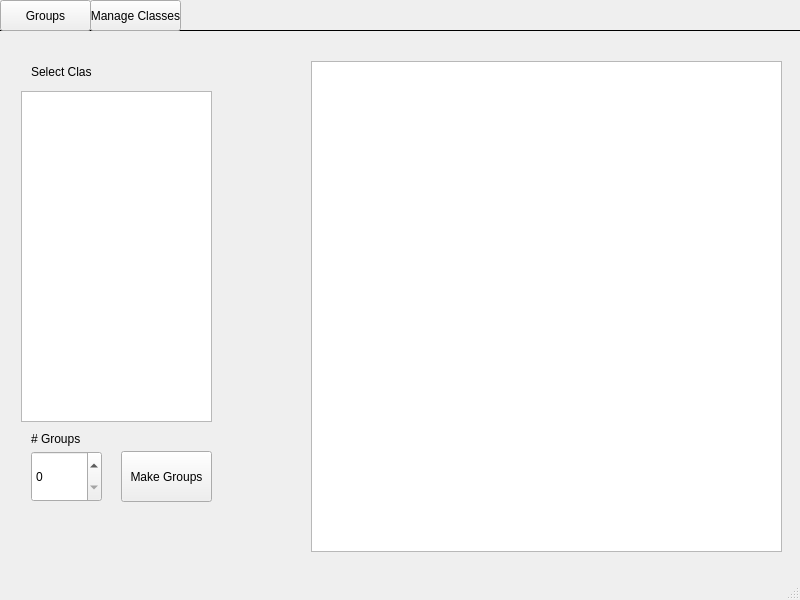
<?xml version="1.0" encoding="UTF-8"?>
<ui version="4.0">
 <class>MainWindow</class>
 <widget class="QMainWindow" name="MainWindow">
  <property name="geometry">
   <rect>
    <x>0</x>
    <y>0</y>
    <width>800</width>
    <height>600</height>
   </rect>
  </property>
  <property name="windowTitle">
   <string>MainWindow</string>
  </property>
  <widget class="QWidget" name="centralwidget">
   <widget class="QStackedWidget" name="stackedWidget">
    <property name="geometry">
     <rect>
      <x>-10</x>
      <y>30</y>
      <width>811</width>
      <height>551</height>
     </rect>
    </property>
    <property name="frameShape">
     <enum>QFrame::Box</enum>
    </property>
    <property name="currentIndex">
     <number>1</number>
    </property>
    <widget class="QWidget" name="page">
     <widget class="QTextEdit" name="inputText_txt">
      <property name="geometry">
       <rect>
        <x>501</x>
        <y>80</y>
        <width>281</width>
        <height>331</height>
       </rect>
      </property>
     </widget>
     <widget class="QPushButton" name="clear_btn">
      <property name="geometry">
       <rect>
        <x>501</x>
        <y>50</y>
        <width>80</width>
        <height>24</height>
       </rect>
      </property>
      <property name="text">
       <string>Clear</string>
      </property>
     </widget>
     <widget class="QPushButton" name="enter_btn">
      <property name="geometry">
       <rect>
        <x>660</x>
        <y>50</y>
        <width>121</width>
        <height>24</height>
       </rect>
      </property>
      <property name="text">
       <string>Strip Formatting</string>
      </property>
     </widget>
     <widget class="QPushButton" name="save_btn">
      <property name="geometry">
       <rect>
        <x>660</x>
        <y>420</y>
        <width>121</width>
        <height>24</height>
       </rect>
      </property>
      <property name="text">
       <string>Save New Class</string>
      </property>
     </widget>
     <widget class="QLineEdit" name="className_txt">
      <property name="geometry">
       <rect>
        <x>501</x>
        <y>420</y>
        <width>141</width>
        <height>24</height>
       </rect>
      </property>
     </widget>
     <widget class="QListWidget" name="classes_list_2">
      <property name="geometry">
       <rect>
        <x>40</x>
        <y>80</y>
        <width>191</width>
        <height>331</height>
       </rect>
      </property>
      <property name="editTriggers">
       <set>QAbstractItemView::CurrentChanged|QAbstractItemView::DoubleClicked|QAbstractItemView::EditKeyPressed</set>
      </property>
     </widget>
     <widget class="QTextEdit" name="names_list_2">
      <property name="geometry">
       <rect>
        <x>240</x>
        <y>80</y>
        <width>191</width>
        <height>331</height>
       </rect>
      </property>
     </widget>
     <widget class="QLabel" name="label">
      <property name="geometry">
       <rect>
        <x>40</x>
        <y>60</y>
        <width>49</width>
        <height>16</height>
       </rect>
      </property>
      <property name="text">
       <string>Classes</string>
      </property>
     </widget>
     <widget class="QLabel" name="label_5">
      <property name="geometry">
       <rect>
        <x>240</x>
        <y>60</y>
        <width>49</width>
        <height>16</height>
       </rect>
      </property>
      <property name="text">
       <string>Names</string>
      </property>
     </widget>
     <widget class="QPushButton" name="saveChanges_btn">
      <property name="geometry">
       <rect>
        <x>340</x>
        <y>420</y>
        <width>91</width>
        <height>24</height>
       </rect>
      </property>
      <property name="text">
       <string>Save Changes</string>
      </property>
     </widget>
     <widget class="QPushButton" name="removeClass_btn">
      <property name="geometry">
       <rect>
        <x>39</x>
        <y>420</y>
        <width>191</width>
        <height>24</height>
       </rect>
      </property>
      <property name="text">
       <string>Remove Class</string>
      </property>
     </widget>
     <widget class="QGroupBox" name="groupBox">
      <property name="geometry">
       <rect>
        <x>490</x>
        <y>20</y>
        <width>301</width>
        <height>441</height>
       </rect>
      </property>
      <property name="title">
       <string>Add Classes</string>
      </property>
     </widget>
     <widget class="QGroupBox" name="groupBox_2">
      <property name="geometry">
       <rect>
        <x>30</x>
        <y>20</y>
        <width>411</width>
        <height>441</height>
       </rect>
      </property>
      <property name="title">
       <string>Class Editor</string>
      </property>
     </widget>
     <zorder>groupBox</zorder>
     <zorder>groupBox_2</zorder>
     <zorder>inputText_txt</zorder>
     <zorder>clear_btn</zorder>
     <zorder>enter_btn</zorder>
     <zorder>save_btn</zorder>
     <zorder>className_txt</zorder>
     <zorder>classes_list_2</zorder>
     <zorder>names_list_2</zorder>
     <zorder>label</zorder>
     <zorder>label_5</zorder>
     <zorder>saveChanges_btn</zorder>
     <zorder>removeClass_btn</zorder>
    </widget>
    <widget class="QWidget" name="page_2">
     <widget class="QListWidget" name="classes_list">
      <property name="geometry">
       <rect>
        <x>30</x>
        <y>60</y>
        <width>191</width>
        <height>331</height>
       </rect>
      </property>
      <property name="editTriggers">
       <set>QAbstractItemView::CurrentChanged|QAbstractItemView::DoubleClicked|QAbstractItemView::EditKeyPressed</set>
      </property>
     </widget>
     <widget class="QLabel" name="label_2">
      <property name="geometry">
       <rect>
        <x>40</x>
        <y>30</y>
        <width>61</width>
        <height>21</height>
       </rect>
      </property>
      <property name="text">
       <string>Select Class</string>
      </property>
     </widget>
     <widget class="QSpinBox" name="spinBox">
      <property name="geometry">
       <rect>
        <x>40</x>
        <y>420</y>
        <width>71</width>
        <height>51</height>
       </rect>
      </property>
     </widget>
     <widget class="QLabel" name="label_4">
      <property name="geometry">
       <rect>
        <x>40</x>
        <y>400</y>
        <width>71</width>
        <height>16</height>
       </rect>
      </property>
      <property name="text">
       <string># Groups</string>
      </property>
     </widget>
     <widget class="QTableWidget" name="groupsTable_tbl">
      <property name="geometry">
       <rect>
        <x>320</x>
        <y>30</y>
        <width>471</width>
        <height>491</height>
       </rect>
      </property>
      <property name="sizeAdjustPolicy">
       <enum>QAbstractScrollArea::AdjustIgnored</enum>
      </property>
      <attribute name="horizontalHeaderVisible">
       <bool>false</bool>
      </attribute>
     </widget>
     <widget class="QPushButton" name="makeGroups_btn">
      <property name="geometry">
       <rect>
        <x>130</x>
        <y>420</y>
        <width>91</width>
        <height>51</height>
       </rect>
      </property>
      <property name="text">
       <string>Make Groups</string>
      </property>
     </widget>
    </widget>
   </widget>
   <widget class="QPushButton" name="groups_btn">
    <property name="geometry">
     <rect>
      <x>0</x>
      <y>0</y>
      <width>91</width>
      <height>31</height>
     </rect>
    </property>
    <property name="text">
     <string>Groups</string>
    </property>
   </widget>
   <widget class="QPushButton" name="manageClasses_btn">
    <property name="geometry">
     <rect>
      <x>90</x>
      <y>0</y>
      <width>91</width>
      <height>31</height>
     </rect>
    </property>
    <property name="text">
     <string>Manage Classes</string>
    </property>
   </widget>
  </widget>
  <widget class="QMenuBar" name="menubar">
   <property name="geometry">
    <rect>
     <x>0</x>
     <y>0</y>
     <width>800</width>
     <height>21</height>
    </rect>
   </property>
  </widget>
  <widget class="QStatusBar" name="statusbar"/>
 </widget>
 <resources/>
 <connections/>
</ui>
